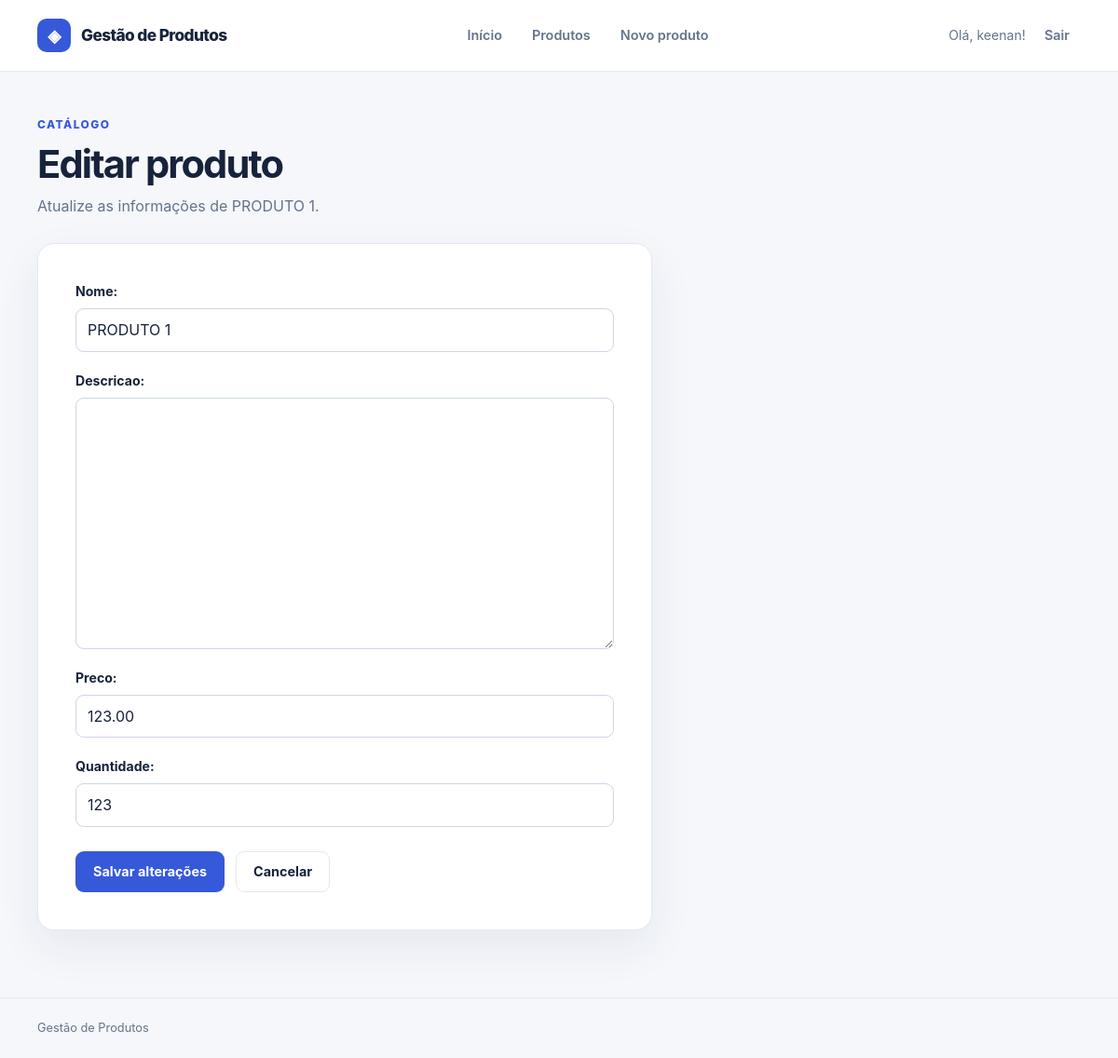
Screenshot of /editar_produto/4/ (signed in) with the database file from the repository.
### meu_app/models.py (models this page shows, shortened)
class Produto(models.Model):
    nome = models.CharField(max_length=100)
    descricao = models.TextField(blank=True, null=True)
    preco = models.DecimalField(max_digits=10, decimal_places=2)
    quantidade = models.IntegerField(default=0)
    ativo = models.BooleanField(default=True)
    data_cadastro = models.DateTimeField(auto_now_add=True)

### meu_app/views.py (the view, shortened to what this page needs)
# urls.py: path('editar_produto/<int:produto_id>/', views.editar_produto, name='editar_produto'),
@login_required
def editar_produto(request, produto_id):
    produto = Produto.objects.get(id=produto_id)
    formulario = ProdutoForm(request.POST or None, instance=produto)
    mensagem = None
    return render(request, "editar_produto.html", {"mensagem": mensagem, "formulario": formulario, "produto": produto})

### meu_app/forms.py
class ProdutoForm(forms.ModelForm):
    class Meta:
        model = Produto
        fields = ['nome', 'descricao', 'preco', 'quantidade']

### meu_app/templates/editar_produto.html (shortened to what this page needs)
{% extends 'base.html' %}
{% block content %}
<div class="page-heading">
    <span class="eyebrow">Catálogo</span>
    <h1>Editar produto</h1>
    <p>Atualize as informações de {{ produto.nome }}.</p>
</div>
<section class="card form-card">
    <form method="post">
        {{ formulario.as_p }}
        <div class="form-actions">
            <button class="button button-primary" type="submit">Salvar alterações</button>
            <a class="button button-secondary" href="{% url 'listar_produtos' %}">Cancelar</a>
        </div>
    </form>
</section>
{% endblock %}

### meu_app/templates/_menu.html (shortened to what this page needs)
<header class="site-header">
    <nav class="nav-shell" aria-label="Navegação principal">
        <a class="brand" href="{% url 'index' %}" aria-label="Gestão de Produtos, início">
            <span class="brand-mark" aria-hidden="true">◈</span>
            <span>Gestão de Produtos</span>
        </a>
        {% if user.is_authenticated %}
        <div class="nav-links">
            <a href="{% url 'index' %}" {% if request.resolver_match.url_name == 'index' %}aria-current="page"{% endif %}>Início</a>
            <a href="{% url 'listar_produtos' %}" {% if request.resolver_match.url_name == 'listar_produtos' %}aria-current="page"{% endif %}>Produtos</a>
            <a href="{% url 'cadastro_produto' %}" {% if request.resolver_match.url_name == 'cadastro_produto' %}aria-current="page"{% endif %}>Novo produto</a>
        </div>
        <div class="nav-account">
            <span class="account-name">Olá, {{ user.username }}!</span>
            <form method="post" action="{% url 'logout' %}">
                <button type="submit" class="link-logout">Sair</button>
            </form>
        </div>
        {% else %}
        <div class="nav-account">
            <a href="{% url 'cadastrar_usuario' %}" {% if request.resolver_match.url_name == 'cadastrar_usuario' %}aria-current="page"{% endif %}>Criar conta</a>
            <a href="{% url 'login' %}" {% if request.resolver_match.url_name == 'login' %}aria-current="page"{% endif %}>Entrar</a>
        </div>
        {% endif %}
    </nav>
</header>

### meu_app/static/css/style.css (style rules this page uses)
:root { color-scheme: light; --bg: #f5f7fb; --surface: #fff; --soft: #f8faff; --text: #17233b; --muted: #64748b; --border: #e3e9f2; --primary: #3659d9; --primary-dark: #2848bc; --primary-soft: #edf1ff; --danger: #bc3447; --success: #187552; font-family: Inter, ui-sans-serif, system-ui, -apple-system, BlinkMacSystemFont, "Segoe UI", sans-serif; }
* { box-sizing: border-box; }
body { min-width: 320px; margin: 0; background: var(--bg); color: var(--text); line-height: 1.55; }
a { color: var(--primary); text-decoration: none; }
button, input, textarea { font: inherit; }
button { cursor: pointer; }
.site-header { background: var(--surface); border-bottom: 1px solid var(--border); }
.nav-shell, .page-shell, .footer-shell { width: min(1120px, calc(100% - 40px)); margin-inline: auto; }
.nav-shell { display: flex; align-items: center; justify-content: space-between; gap: 24px; min-height: 76px; }
.brand { display: inline-flex; align-items: center; gap: 11px; color: var(--text); font-size: 1.08rem; font-weight: 800; letter-spacing: -.035em; white-space: nowrap; }
.brand-mark { display: grid; width: 36px; height: 36px; place-items: center; border-radius: 10px; background: var(--primary); color: white; font-size: 1.15rem; }
.nav-links, .nav-account { display: flex; align-items: center; gap: 8px; }
.nav-links a, .nav-account > a, .link-logout { display: inline-flex; align-items: center; justify-content: center; min-height: 40px; padding: 8px 12px; border: 0; border-radius: 9px; background: transparent; color: var(--muted); font-size: .9rem; font-weight: 600; white-space: nowrap; }
.nav-account form { margin: 0; }
.account-name { color: var(--muted); font-size: .88rem; white-space: nowrap; }
.page-heading { margin-bottom: 28px; }
.eyebrow { display: block; margin-bottom: 8px; color: var(--primary); font-size: .75rem; font-weight: 800; letter-spacing: .12em; text-transform: uppercase; }
h1, h2, p { margin-top: 0; }
h1 { margin-bottom: 8px; font-size: clamp(1.9rem, 4vw, 2.6rem); line-height: 1.18; letter-spacing: -.045em; }
.page-heading p, .hero p, .card-description { color: var(--muted); }
.page-heading p { margin: 0; }
.card { border: 1px solid var(--border); border-radius: 18px; background: var(--surface); box-shadow: 0 18px 48px rgba(24, 44, 83, .07); }
.form-card { max-width: 660px; padding: clamp(24px, 4vw, 40px); }
.form-card form > p { margin: 0 0 20px; }
.form-card label { display: block; margin-bottom: 7px; font-size: .88rem; font-weight: 700; }
input[type="text"], input[type="password"], input[type="number"], input[type="email"], textarea, select { display: block; width: 100%; min-height: 44px; padding: 10px 12px; border: 1px solid #cdd7e6; border-radius: 9px; background: white; color: var(--text); transition: border-color .15s, box-shadow .15s; }
textarea { min-height: 116px; resize: vertical; }
.form-actions { display: flex; flex-wrap: wrap; align-items: center; gap: 12px; margin-top: 26px; }
.button { display: inline-flex; align-items: center; justify-content: center; gap: 8px; min-height: 44px; padding: 10px 18px; border: 1px solid transparent; border-radius: 9px; font-size: .9rem; font-weight: 700; line-height: 1.2; transition: background .15s, border-color .15s, transform .15s; }
.button-primary { background: var(--primary); color: white; }
.button-secondary { border-color: var(--border); background: white; color: var(--text); }

### rows the page displays
Produto: nome "PRODUTO 1", preco "123.00", quantidade "123"

### other values shown
{{ user.username }} "keenan"
